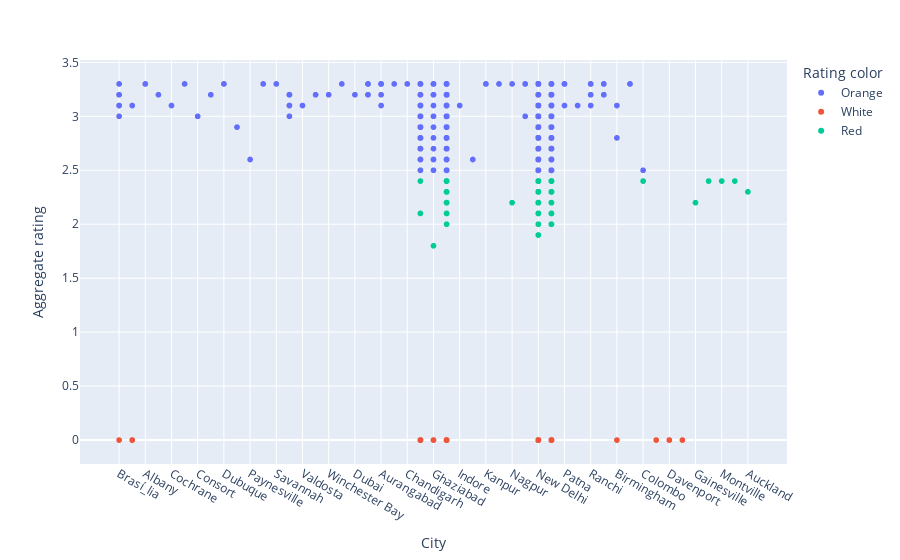

Here is the notebook cell this chart was saved with:
### Code cell
# low rated city
figure=px.scatter(low_rated,x='City',y='Aggregate rating',color='Rating color')
figure.show()

### Figure 1 — Plotly figure (JSON) as saved in the notebook; plotly's stock layout.template omitted (floating-point values rounded to 4 significant figures; data arrays with more than 128 entries replaced by an {"elided": "..."} marker saying what was removed)
{"data": [{"hovertemplate": "Rating color=Orange<br>City=%{x}<br>Aggregate rating=%{y}<extra></extra>", "legendgroup": "Orange", "marker": {"color": "#636efa", "symbol": "circle"}, "mode": "markers", "name": "Orange", "showlegend": true, "type": "scattergl", "x": {"elided": "3239 str values"}, "xaxis": "x", "y": {"elided": "3239 float values"}, "yaxis": "y"}, {"hovertemplate": "Rating color=White<br>City=%{x}<br>Aggregate rating=%{y}<extra></extra>", "legendgroup": "White", "marker": {"color": "#EF553B", "symbol": "circle"}, "mode": "markers", "name": "White", "showlegend": true, "type": "scattergl", "x": {"elided": "2148 str values"}, "xaxis": "x", "y": {"elided": "2148 int values"}, "yaxis": "y"}, {"hovertemplate": "Rating color=Red<br>City=%{x}<br>Aggregate rating=%{y}<extra></extra>", "legendgroup": "Red", "marker": {"color": "#00cc96", "symbol": "circle"}, "mode": "markers", "name": "Red", "showlegend": true, "type": "scattergl", "x": {"elided": "186 str values"}, "xaxis": "x", "y": {"elided": "186 float values"}, "yaxis": "y"}], "layout": {"legend": {"title": {"text": "Rating color"}, "tracegroupgap": 0}, "margin": {"t": 60}, "xaxis": {"anchor": "y", "domain": [0, 1], "title": {"text": "City"}}, "yaxis": {"anchor": "x", "domain": [0, 1], "title": {"text": "Aggregate rating"}}}}
